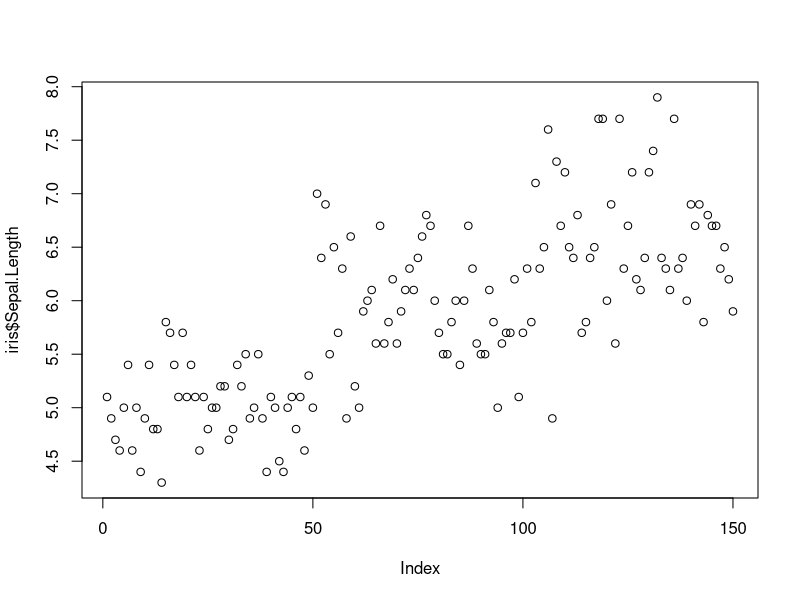
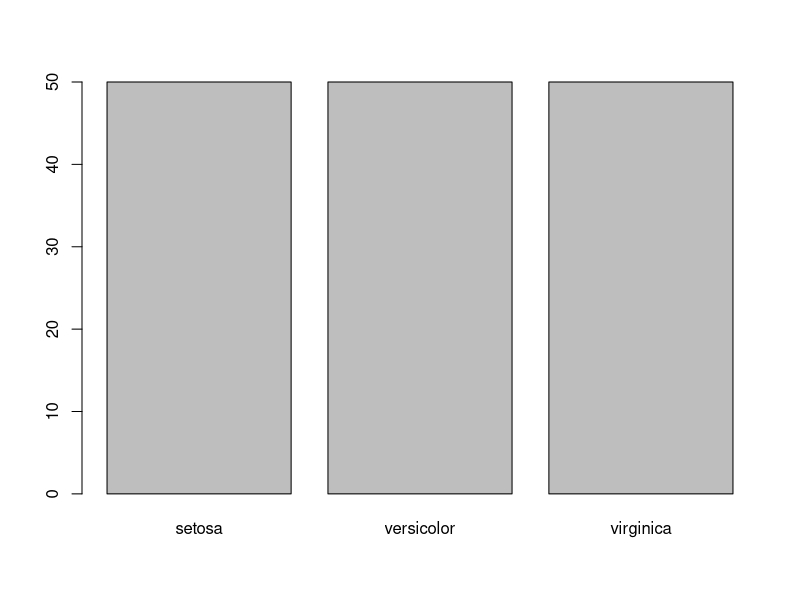
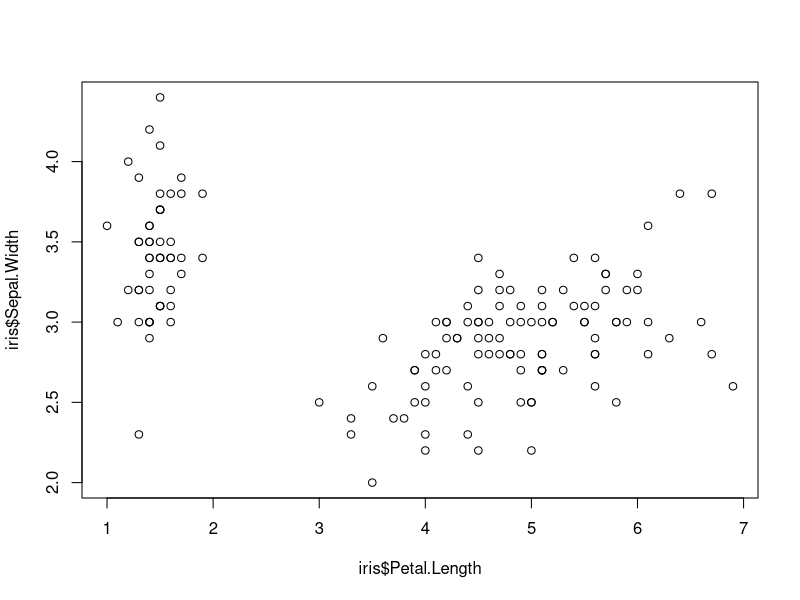
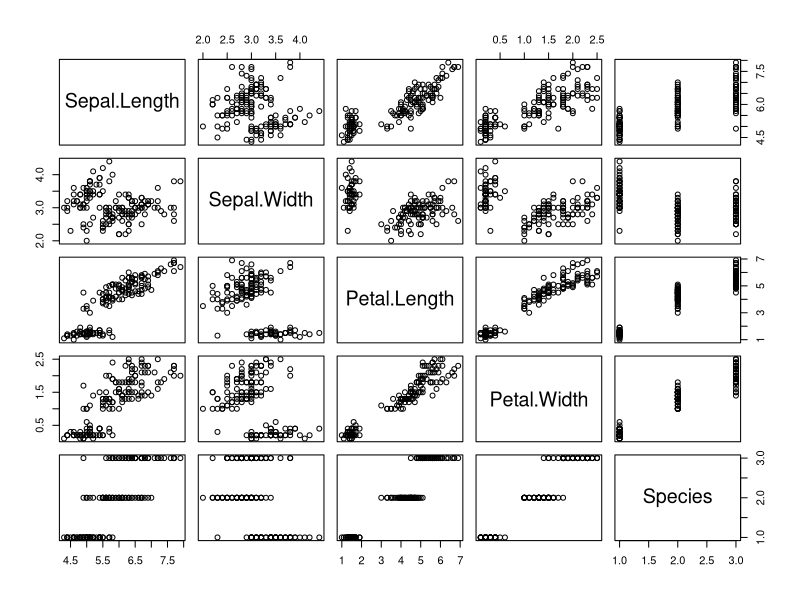
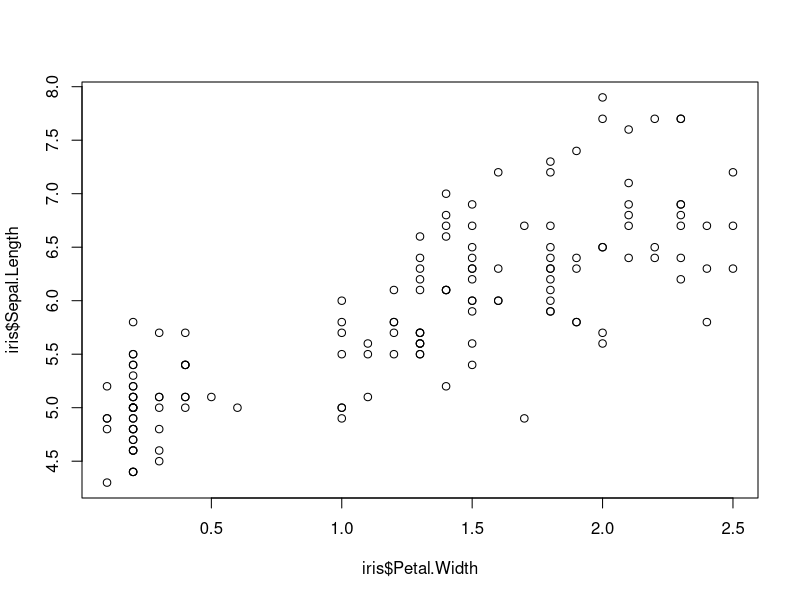
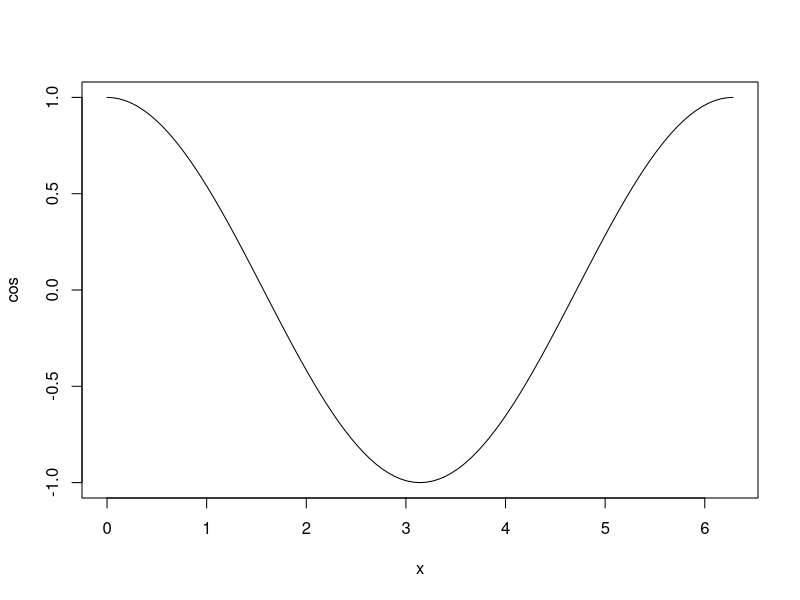
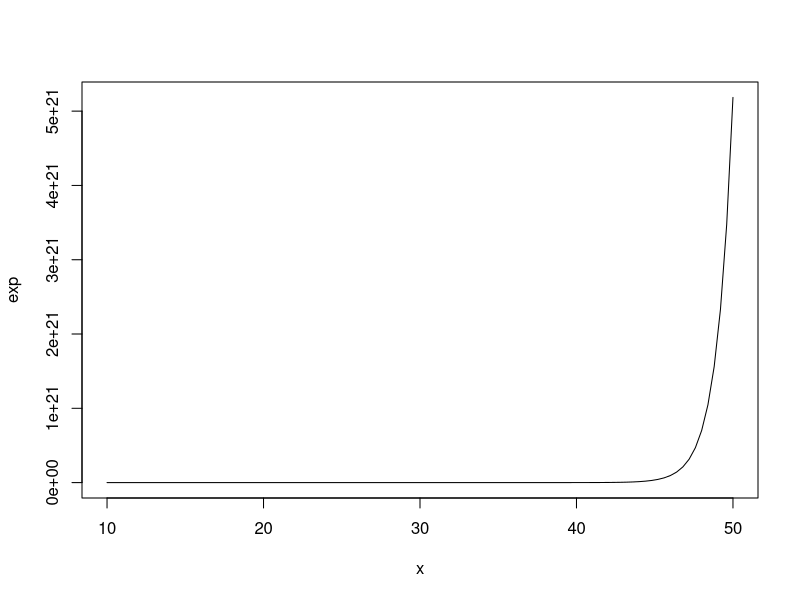
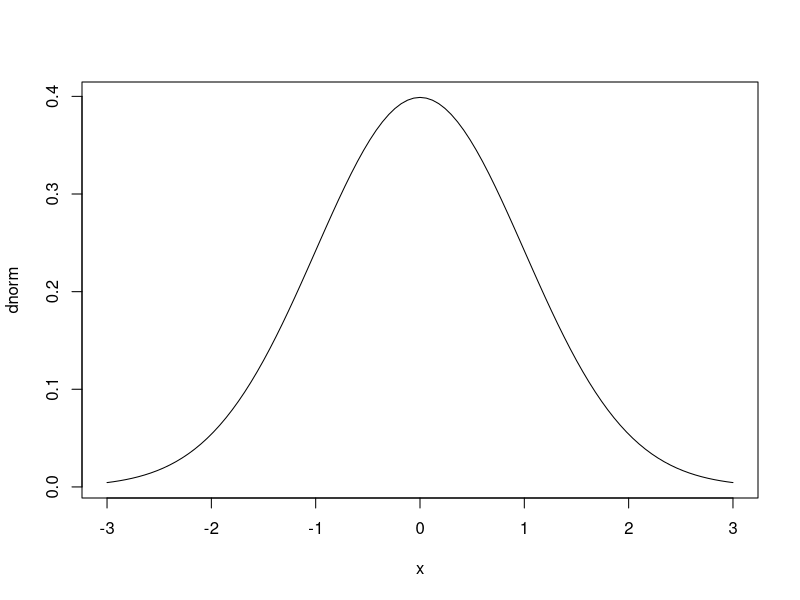

Recreate these plots in R, in order.
# Load dataset package
library("datasets")

head(iris)

plot(iris$Sepal.Length)
plot(iris$Species)
plot(iris$Petal.Length, iris$Sepal.Width)
plot(iris)
plot(iris$Petal.Width, iris$Sepal.Length)

#plot fomulas with plot
plot(cos, 0, 2* pi)
plot(exp, 10, 50)
plot(dnorm, -3, +3)

plot(dnorm, -3, +3,
     col = "red",
     lwd = 5,
     main = "Standardized Normal Distribution",
     xlab = "z-Score",
     ylab = "Desnsity"
     )
